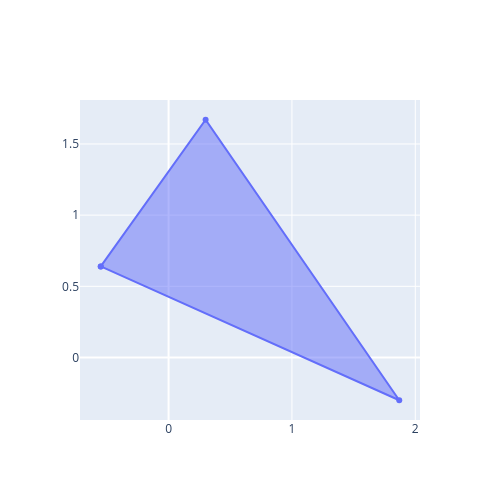

Notebook code for this chart:
### Code cell
puntos_t1 = np.round(puntos + np.random.uniform(low=-1, high=1, size=(4, 2)), 2)
puntos_t1[-1, :] = puntos_t1[0, :]  # aseguramos que la figura producida termine al incio y sea cerrada.
print(puntos_t1)
plot_triangulo(puntos_t1)

### Figure 1 — Plotly figure (JSON) as saved in the notebook; plotly's stock layout.template omitted (floating-point values rounded to 4 significant figures)
{"data": [{"fill": "toself", "type": "scatter", "x": [-0.55, 0.3, 1.87, -0.55], "y": [0.64, 1.67, -0.3, 0.64]}], "layout": {"height": 500, "width": 500}}
